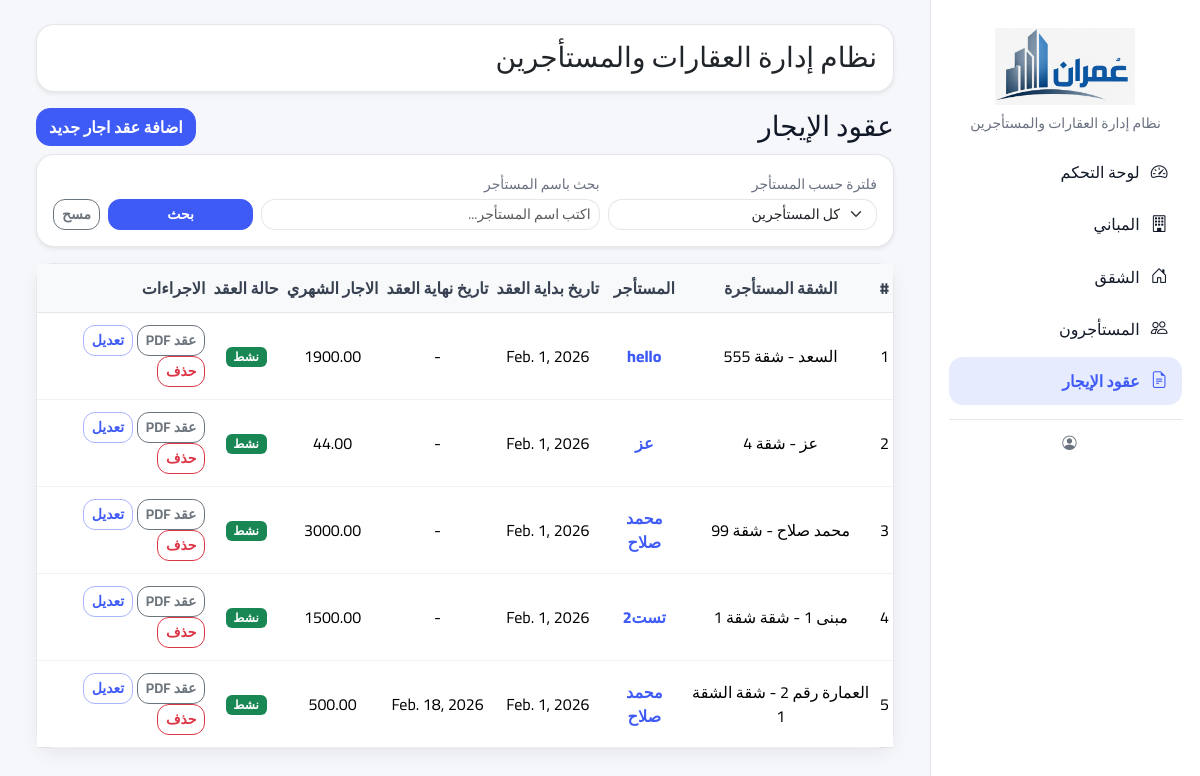
The app's page /leases/, older data.
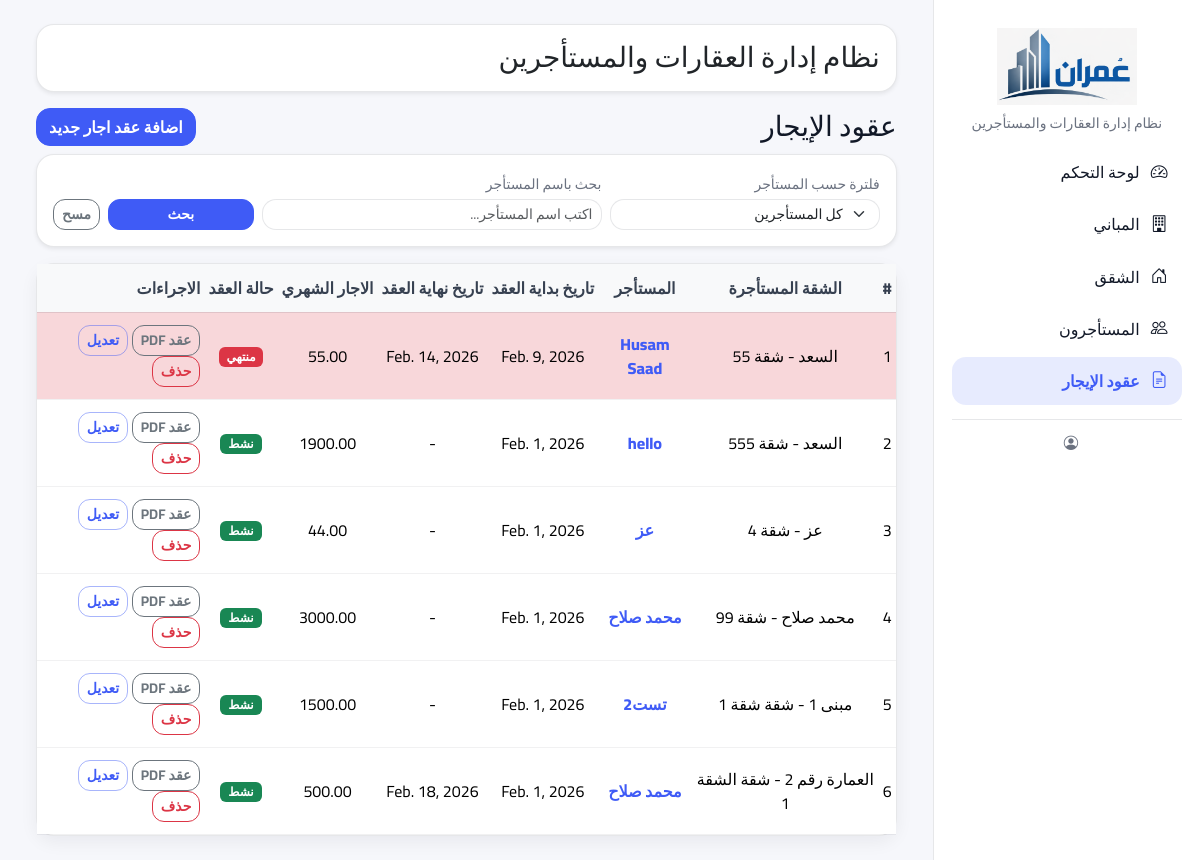
The same page, newer data.
### listings/models.py (models this page shows, shortened)
class Lease(models.Model):
    class Status(models.TextChoices):
        ACTIVE = "ACTIVE", "نشط"
        EXPIRED = "EXPIRED", "منتهي"
        ENDED = "ENDED", "منتهي"
    apartment = models.ForeignKey(
        Apartment,
        verbose_name="الشقة",
        on_delete=models.PROTECT,
        related_name="leases"
    )
    tenant = models.ForeignKey(
        Tenant,
        verbose_name="المستأجر",
        on_delete=models.PROTECT,
        related_name="leases"
    )
    start_date = models.DateField("تاريخ البداية")
    end_date = models.DateField("تاريخ النهاية", null=True, blank=True)
    rent_amount = models.DecimalField("قيمة الإيجار المتفق عليها", max_digits=12, decimal_places=2)
    security_deposit = models.DecimalField("مبلغ التأمين", max_digits=12, decimal_places=2, default=0)
    status = models.CharField("حالة العقد", max_length=10, choices=Status.choices, default=Status.ACTIVE)
    notes = models.TextField("ملاحظات", blank=True)
    class Meta:
        verbose_name = "عقد"
        verbose_name_plural = "العقود"
        ordering = ["-start_date"]
        constraints = [
            models.UniqueConstraint(
                fields=["apartment"],
                condition=models.Q(status="ACTIVE"),
                name="unique_active_lease_per_apartment",
            )
        ]

class Apartment(models.Model):
    class Status(models.TextChoices):
        VACANT = "VACANT", "شاغرة"
        RENTED = "RENTED", "مؤجرة"
        MAINTENANCE = "MAINT", "صيانة"
    building = models.ForeignKey(
        Building,
        verbose_name="العمارة",
        on_delete=models.CASCADE,
        related_name="apartments"
    )
    apartment_no = models.CharField("رقم الشقة", max_length=50)
    floor = models.CharField("الطابق", max_length=50, blank=True)
    rooms = models.PositiveSmallIntegerField("عدد الغرف", default=0)
    area_m2 = models.DecimalField("المساحة (م²)", max_digits=8, decimal_places=2, default=0)
    rent_amount = models.DecimalField("قيمة الإيجار", max_digits=12, decimal_places=2, default=0)
    status = models.CharField("الحالة", max_length=10, choices=Status.choices, default=Status.VACANT)
    notes = models.TextField("ملاحظات", blank=True)
    class Meta:
        verbose_name = "شقة"
        verbose_name_plural = "الشقق"
        unique_together = ("building", "apartment_no")
        ordering = ["building", "apartment_no"]
    def __str__(self):
        return f"{self.building.name} - شقة {self.apartment_no}"

class Building(models.Model):
    name = models.CharField("اسم العمارة", max_length=150)
    address = models.CharField("العنوان", max_length=255, blank=True)
    notes = models.TextField("ملاحظات", blank=True)
    class Meta:
        verbose_name = "عمارة"
        verbose_name_plural = "العمارات"
        ordering = ["name"]

class Tenant(models.Model):
    full_name = models.CharField("اسم المستأجر", max_length=150)
    phone = models.CharField("رقم الهاتف", max_length=50, blank=True)
    id_number = models.CharField("رقم الهوية", max_length=50, blank=True)
    address = models.CharField("العنوان", max_length=255, blank=True)
    photo = models.ImageField(
        "الصورة الشخصية",
        upload_to="tenant_photos/",
        blank=True,
        null=True
    )
    id_image = models.ImageField("صورة الهوية", upload_to="tenant_ids/", blank=True, null=True)
    notes = models.TextField("ملاحظات", blank=True)
    class Meta:
        verbose_name = "مستأجر"
        verbose_name_plural = "المستأجرون"
        ordering = ["full_name"]
    def __str__(self):
        return self.full_name

### listings/views.py (the view)
# urls.py: path("leases/", views.lease_list, name="lease_list"),
def lease_list(request):
    today = timezone.localdate()
    Lease.objects.filter(
        status=Lease.Status.ACTIVE,
        end_date__isnull=False,
        end_date__lt=today,
    ).update(status=Lease.Status.EXPIRED)
    tenant_id = request.GET.get("tenant", "")
    q = (request.GET.get("q", "") or "").strip()
    leases = Lease.objects.select_related("apartment", "tenant", "apartment__building").all()
    if tenant_id:
        leases = leases.filter(tenant_id=tenant_id)
    if q:
        leases = leases.filter(
            Q(tenant__full_name__icontains=q) |
            Q(tenant__id_number__icontains=q) |
            Q(tenant__phone__icontains=q)
        )
    leases = leases.order_by("-start_date")
    tenants = Tenant.objects.all().order_by("full_name")
    is_htmx = request.headers.get("HX-Request")
    template = "listings/partials/lease_list_partial.html" if is_htmx else "listings/lease_list.html"
    return render(request, template, {
        "leases": leases,
        "tenants": tenants,
        "current_tenant": str(tenant_id) if tenant_id else "",
        "q": q,
    })

### listings/templates/listings/lease_list.html (shortened to what this page needs)
{% extends "layout/base.html" %}
{% block content %}
  {% include "listings/partials/lease_list_partial.html" %}
{% endblock %}

### listings/templates/listings/partials/lease_list_partial.html (shortened to what the changed rows need)
<div id="leasesWrapper">
  <div class="card">
    <div class="table-responsive">
      <table class="table table-hover table-sm mb-0 text-center align-middle">
        <thead class="table-light align-middle">
          <tr>
            <th>#</th>
            <th>الشقة المستأجرة</th>
            <th>المستأجر</th>
            <th>تاريخ بداية العقد</th>
            <th>تاريخ نهاية العقد</th>
            <th>الاجار الشهري</th>
            <th>حالة العقد</th>
            <th class="text-end">الاجراءات</th>
          </tr>
        </thead>
        <tbody>
          {% for l in leases %}
          <tr class="{% if l.status == 'EXPIRED' %}table-danger{% endif %}">
            <td>{{ forloop.counter }}</td>
            <td>{{ l.apartment }}</td>
            <td>
              <button type="button"
                      class="btn btn-link p-0 text-decoration-none tenant-link"
                      data-bs-toggle="modal"
                      data-bs-target="#tenantModal"
                      hx-get="{% url 'tenant_quick_view' l.tenant.id %}"
                      hx-target="#tenantModalBody"
                      hx-swap="innerHTML">
                {{ l.tenant }}
              </button>
            </td>
            <td>{{ l.start_date }}</td>
            <td>{{ l.end_date|default:"-" }}</td>
            <td>{{ l.rent_amount }}</td>
            <td>
              <button type="button"
                      class="btn btn-link p-0 text-decoration-none"
                      hx-get="{% url 'lease_toggle_status' l.id %}?tenant={{ current_tenant|urlencode }}&q={{ q|urlencode }}"
                      hx-target="#appModalBody"
                      hx-swap="innerHTML">
                {% if l.status == 'ACTIVE' %}
                  <span class="badge text-bg-success">نشط</span>
                {% elif l.status == 'EXPIRED' %}
                  <span class="badge text-bg-danger">منتهي</span>
                {% else %}
                  <span class="badge text-bg-secondary">{{ l.get_status_display }}</span>
                {% endif %}
              </button>
            </td>
            <td class="text-end">
              <a class="btn btn-sm btn-outline-secondary"
                 href="{% url 'lease_contract_preview' l.id %}"
                 target="_blank" rel="noopener">
                عقد PDF
              </a>
              <a class="btn btn-sm btn-outline-primary"
                 href="{% url 'lease_edit' l.id %}"
                 hx-get="{% url 'lease_edit' l.id %}"
                 hx-target="#appModalBody">
                تعديل
              </a>
              <a class="btn btn-sm btn-outline-danger"
                 href="{% url 'lease_delete' l.id %}"
                 hx-get="{% url 'lease_delete' l.id %}"
                 hx-target="#appModalBody">
                حذف
              </a>
            </td>
          </tr>
          {% empty %}
          <tr>
            <td colspan="8" class="text-center text-muted p-4">
              لا توجد عقود إيجار مطابقة للفلتر.
            </td>
          </tr>
          {% endfor %}
        </tbody>
      </table>
    </div>
  </div>
</div>

Row changes from the older to the newer data that the page shows:
added Lease: apartment "السعد - شقة 55", tenant "Husam Saad", start_date "Feb. 9, 2026", end_date "Feb. 14, 2026", rent_amount "55.00", status "منتهي"
